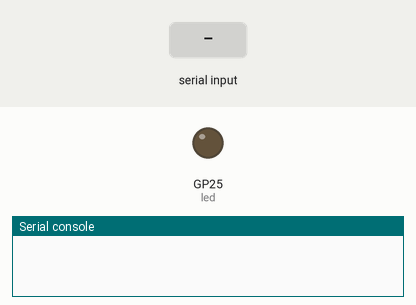
This program was run on a simulated Raspberry Pi Pico running MicroPython. Shown: output pins drawn as LEDs (lit = HIGH), the last lines printed to the serial console. Dashed ring = blinking. Inputs (shaded band) come from the test bench. Random numbers come from a fixed seed.

Above: at 1.2 s.
1.3 s: "1" typed at the serial console, then Enter
At 1.4 s:
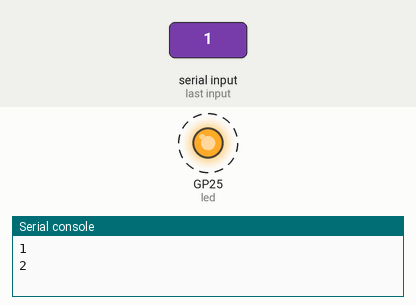
3.4 s: "0" typed at the serial console, then Enter
At 6.1 s:
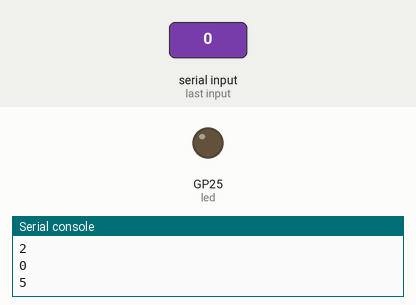
Timing chart, 0 to 7.6 s (numbered marks = the images above; inputs shaded):
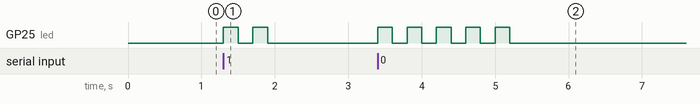

The program:

throw_dice.py
```python
from machine import Pin
from utime import sleep
from random import randint

led = Pin('LED', Pin.OUT)

def throw_dice(num_dice=1):
    total = 0
    for i in range(num_dice):
        total += randint(1, 6)
    return total

def blink(times, delay):
    for x in range(1, times + 1):
        led.on()
        sleep(delay)
        led.off()
        sleep(delay)

while True:
    input()
    dice_throw = throw_dice()
    print(dice_throw)
    blink(dice_throw, 0.2)


    
```

Measured:
- after the input at 1.3 s, GP25 (led): alternates HIGH for 0.20 s and LOW for 0.20 s, 4 changes in all, then stays LOW, starting at once
- after the input at 3.4 s, GP25 (led): alternates HIGH for 0.20 s and LOW for 0.20 s, 10 changes in all, then stays LOW, starting at once
